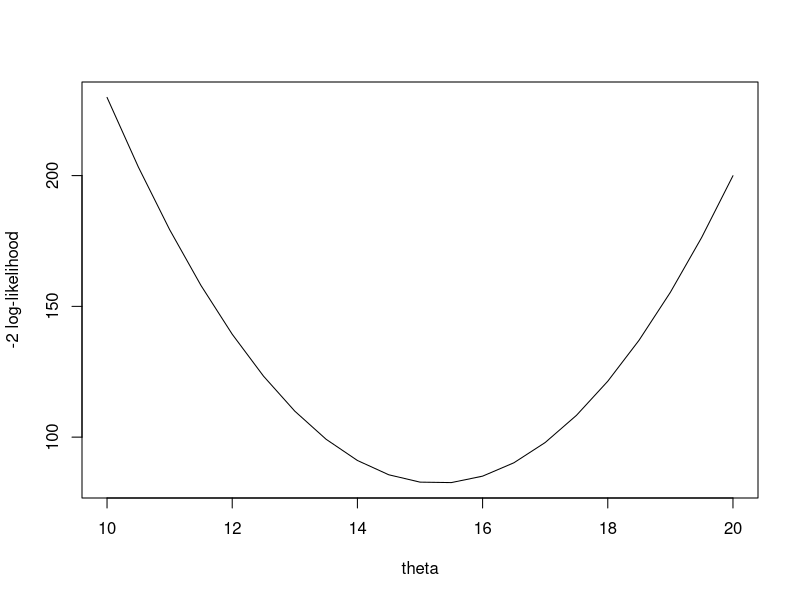

This chart was generated by the following R code:
## ---- chunk 1
knitr::opts_chunk$set(echo = TRUE)
## ---- chunk 2
## Conceptual and practical understanding of the Hessian
set.seed(123)
y <- rnorm(20, 15, 2)
mean.y <- mean(y)
se.y <- sd(y)/sqrt(length(y))
dy <- function(y, mu, sigma) -2 * sum(dnorm(y, mean = mu, sd = sigma, log = TRUE))
thetas <- seq(10, 20, by = 0.5)
LL <- sapply(1:length(thetas), function(i) dy(y = y, mu = thetas[i], sigma = sd(y)))
plot(thetas, LL, type = "l", xlab = "theta", ylab = "-2 log-likelihood")
## The lowest point in the -2 * LL function is where this function is minimized
## meaning that the likelihood is maximized
## The curvature is related to the precision. A very sharp curve means our 
## estimate is very precise. Conversely, a wide curve would mean our estimate
## is not very precise.
## How can we use optim to get this?
## This next function calculates the minus 2 log-likelihood
m2LL <- function(cfs, y) -2 * sum(dnorm(y, mean = cfs[1], sd = cfs[2], log = TRUE))
m2LL.op <- optim(c(1,1), m2LL, y = y, hessian = TRUE)
m2LL.op
## From the Hessian we can calculate the standard error for the mean
m2LL.se.mu <- sqrt(solve(m2LL.op$hessian)[1,1] * m2LL.op$par[2])
## This shows that we can obtain the precision for mu using maximum
## likelihood, but we need to calculate the Hessian
print(list(se.y = se.y, m2LL.se.mu = m2LL.se.mu))
